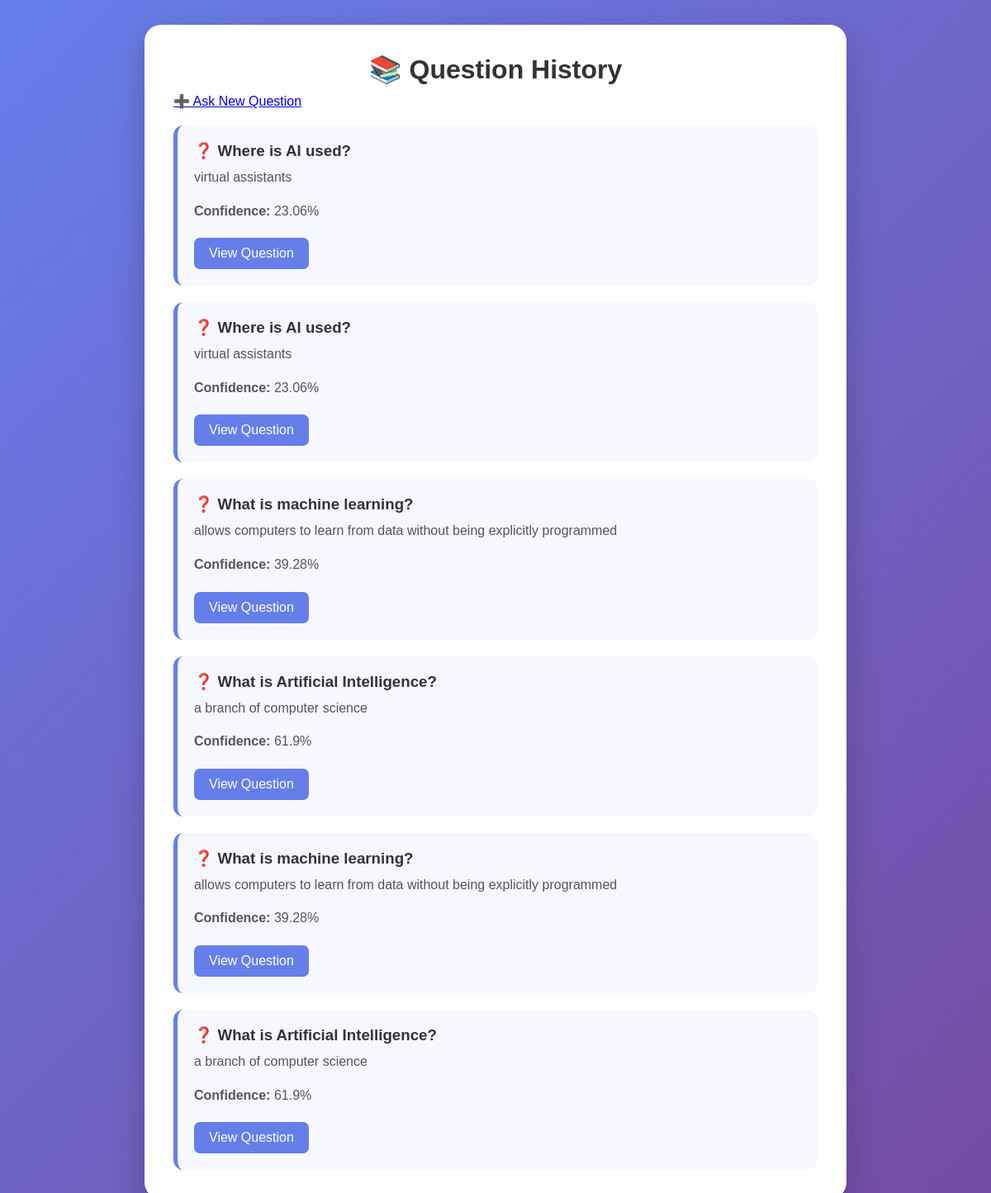
The app's page /history with its own data.
### tables this page shows
CREATE TABLE history (
            id INTEGER PRIMARY KEY AUTOINCREMENT,
            paragraph TEXT NOT NULL,
            question TEXT NOT NULL,
            answer TEXT NOT NULL,
            confidence REAL,
            date_time TEXT
        );

### app.py (the view)
@app.route("/history")
def history():
    conn = sqlite3.connect("qa_history.db")
    conn.row_factory = sqlite3.Row
    cursor = conn.cursor()
    cursor.execute("""
        SELECT * FROM history
        ORDER BY id DESC
    """)
    history_data = cursor.fetchall()
    conn.close()
    return render_template(
        "history.html",
        history=history_data
    )

### templates/history.html (shortened to what this page needs)
<!DOCTYPE html>
<html lang="en">
<head>
    <link rel="stylesheet"
          href="{{ url_for('static', filename='style.css') }}">
</head>
<body>
<div class="container">
    <h1>📚 Question History</h1>
    <a href="/" class="history-button">
        ➕ Ask New Question
    </a>
    {% if question_data %}
        <div class="history-item">
            <h3>❓ Question</h3>
            <p>
                {{ question_data["question"] }}
            </p>
            <h3>📄 Paragraph</h3>
            <p>
                {{ question_data["paragraph"] }}
            </p>
            <h3>💡 Answer</h3>
            <p class="answer-text">
                {{ question_data["answer"] }}
            </p>
            <h3>📊 Confidence</h3>
            <p>
                {{ question_data["confidence"] }}%
            </p>
            <h3>🕒 Date & Time</h3>
            <p>
                {{ question_data["date_time"] }}
            </p>
        </div>
        <div class="navigation">
            {% if previous %}
                <a href="{{ url_for('view_question', question_id=previous['id']) }}"
                   class="nav-button">
                    ← Previous
                </a>
            {% else %}
                <button class="nav-button disabled"
                        disabled>
                    ← Previous
                </button>
            {% endif %}
            {% if next_question %}
                <a href="{{ url_for('view_question', question_id=next_question['id']) }}"
                   class="nav-button">
                    Next →
                </a>
            {% else %}
                <button class="nav-button disabled"
                        disabled>
                    Next →
                </button>
            {% endif %}
        </div>
    {% else %}
        {% if history %}
            {% for item in history %}
                <div class="history-item">
                    <h3>
                        ❓ {{ item["question"] }}
                    </h3>
                    <p>
                        {{ item["answer"] }}
                    </p>
                    <p>
                        <strong>
                            Confidence:
                        </strong>
                        {{ item["confidence"] }}%
                    </p>
                    <a href="{{ url_for('view_question', question_id=item['id']) }}"
                       class="view-button">
                        View Question
                    </a>
                </div>
            {% endfor %}
        {% else %}
            <p class="no-history">
                No questions have been saved yet.
            </p>
        {% endif %}
    {% endif %}
</div>
</body>
</html>

### static/style.css (style rules this page uses)
* { margin: 0; padding: 0; box-sizing: border-box; }
body { font-family: Arial, sans-serif; background: linear-gradient( 135deg, #667eea, #764ba2 ); min-height: 100vh; display: flex; justify-content: center; align-items: center; padding: 30px; }
.container { width: 100%; max-width: 850px; background: white; padding: 35px; border-radius: 20px; box-shadow: 0 15px 40px rgba(0, 0, 0, 0.2); }
h1 { text-align: center; color: #333; margin-bottom: 10px; }
.history-item { background: #f7f8ff; padding: 20px; margin-top: 20px; border-radius: 12px; border-left: 5px solid #667eea; }
.history-item h3 { margin-bottom: 8px; color: #333; }
.history-item p { margin-bottom: 15px; line-height: 1.6; color: #555; }
.view-button { display: inline-block; padding: 10px 18px; background: #667eea; color: white; text-decoration: none; border-radius: 7px; margin-top: 5px; }

### records on screen
history: question "Where is AI used?", answer "virtual assistants", confidence "23.06"
history: question "Where is AI used?", answer "virtual assistants", confidence "23.06"
history: question "What is machine learning?", answer "allows computers to learn from data without being explicitly programmed", confidence "39.28"
history: question "What is Artificial Intelligence?", answer "a branch of computer science", confidence "61.9"
history: question "What is machine learning?", answer "allows computers to learn from data without being explicitly programmed", confidence "39.28"
history: question "What is Artificial Intelligence?", answer "a branch of computer science", confidence "61.9"
